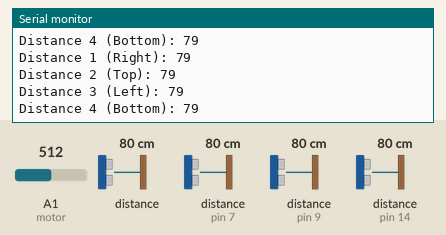
This sketch was run on a simulated Arduino Uno, built with avr-gcc and run on an emulated ATmega328P. On the bench: the last lines printed to the serial monitor. Wiring (inferred from the names in the program): 3 × ultrasonic range finder: trigger pin 6, echo pin 7 / trigger pin 8, echo pin 9 / trigger pin 13, echo pin 14. The inputs (shaded band) are chosen by the test bench; at power-on: distance to the obstacle 80 cm, distance to the obstacle (sensors on pin 7, pin 9, pin 14) 80 cm, A1 (motor) = 512. The echo pulse lasts 58.3 µs per cm.

Above: at 1.2 s.
1.3 s: distance to the obstacle (sensor 0) set to 2 cm
At 1.74 s:
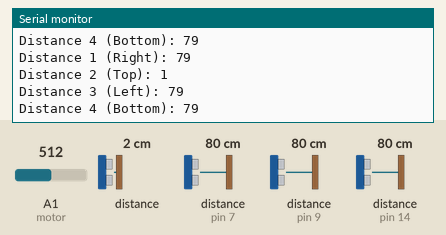
4.3 s: distance to the obstacle (sensor on pin 7) set to 250 cm
At 4.7 s:
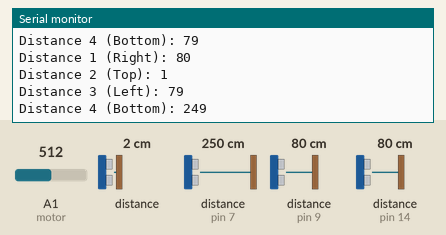
7.3 s: distance to the obstacle (sensor on pin 9) set to 250 cm
At 7.79 s:
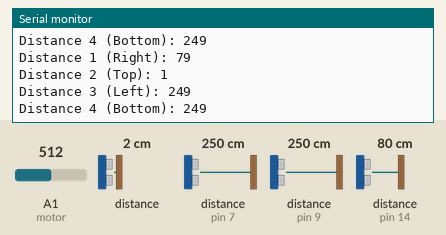
10.3 s: distance to the obstacle (sensor on pin 14) set to 120 cm
13.3 s: distance to the obstacle (sensor 0) set to 18 cm
At 13.71 s:
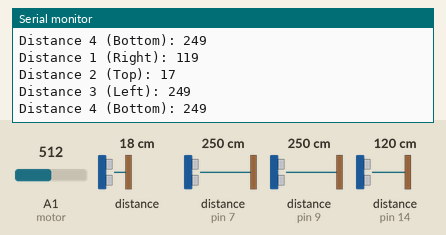
16.3 s: distance to the obstacle (sensor on pin 7) set to 2 cm
At 16.69 s:
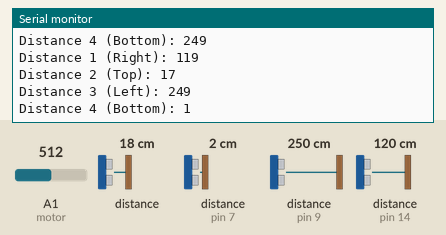
Timing chart, 0 to 19.3 s (numbered marks = the images above; inputs shaded):
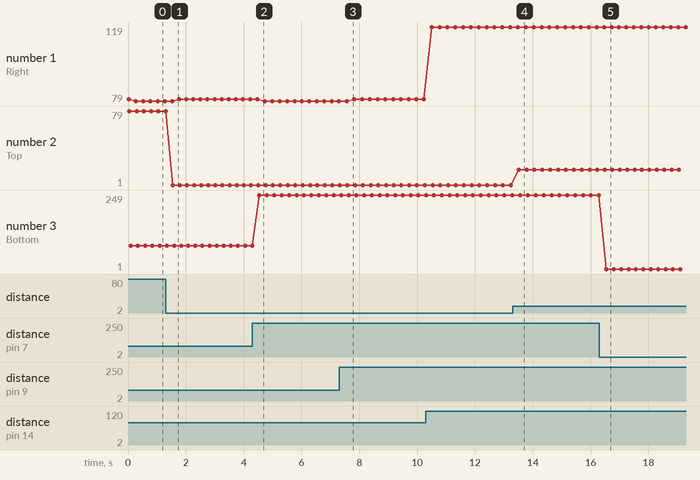

Measured:
- after the input at 1.3 s, the serial monitor: prints a new line after 0.25 s (image 1)
- after the input at 4.3 s, the serial monitor: prints a new line after 0.25 s (image 2)
- after the input at 7.3 s, the serial monitor: prints a new line after 0.31 s (image 3)
- after the input at 13.3 s, the serial monitor: prints a new line after 0.21 s (image 4)
- after the input at 16.3 s, the serial monitor: prints a new line after 0.24 s (image 5)
- plotted number 1: 80 → 119 after the input at 10.3 s
- plotted number 2: 1 → 17 after the input at 13.3 s
- plotted number 3: 79 → 249 after the input at 4.3 s

The sketch:

ultrasound.ino
```cpp
// Updated Arduino Code for MKRZero with 4 Ultrasonic Sensors
// Sensor 1 --> Right
// Sensor 2 --> Top
// Sensor 3 --> Left
// Sensor 4 --> Bottom

#define SENSOR1_TRIG 13
#define SENSOR1_EC 14
#define SENSOR2_TRIG 1
#define SENSOR2_EC 0
#define SENSOR3_TRIG 8
#define SENSOR3_EC 9
#define SENSOR4_TRIG 6
#define SENSOR4_EC 7

#define motor A1

int lower_boundary = 0;
int upper_boundary = 100;

void setup() {
  Serial.begin(9600);

  // Set pin modes for ultrasonic sensors
  pinMode(SENSOR1_TRIG, OUTPUT);
  pinMode(SENSOR1_EC, INPUT);
  pinMode(SENSOR2_TRIG, OUTPUT);
  pinMode(SENSOR2_EC, INPUT);
  pinMode(SENSOR3_TRIG, OUTPUT);
  pinMode(SENSOR3_EC, INPUT);
  pinMode(SENSOR4_TRIG, OUTPUT);
  pinMode(SENSOR4_EC, INPUT);

  // No need to set pin mode for the motor (analog read pin)
}

void loop() {
  // Read motor value
  int motorVal = analogRead(motor);
  // Serial.print("Motor Value: ");
  // Serial.println(motorVal);

  // // Function to trigger the sensor and get the distance
  int distance1 = getDistance(SENSOR1_TRIG, SENSOR1_EC);
  int distance2 = getDistance(SENSOR2_TRIG, SENSOR2_EC);
  int distance3 = getDistance(SENSOR3_TRIG, SENSOR3_EC);
  int distance4 = getDistance(SENSOR4_TRIG, SENSOR4_EC);

  // // Print distances
  Serial.print("Distance 1 (Right): ");
  Serial.println(distance1);

  Serial.print("Distance 2 (Top): ");
  Serial.println(distance2);

  Serial.print("Distance 3 (Left): ");
  Serial.println(distance3);

  Serial.print("Distance 4 (Bottom): ");
  Serial.println(distance4);

  delay(200);
}

int getDistance(int trigPin, int echoPin) {
  // Triggering the sensor
  digitalWrite(trigPin, LOW);
  delayMicroseconds(2);
  digitalWrite(trigPin, HIGH);
  delayMicroseconds(10);
  digitalWrite(trigPin, LOW);

  // Read the echo pulse
  long duration = pulseIn(echoPin, HIGH, 30000); // Timeout of 30 ms

  // Calculate distance in cm (speed of sound is ~0.0343 cm/us)
  int distance = (duration * 0.0343) / 2;
  return distance;
}
```
